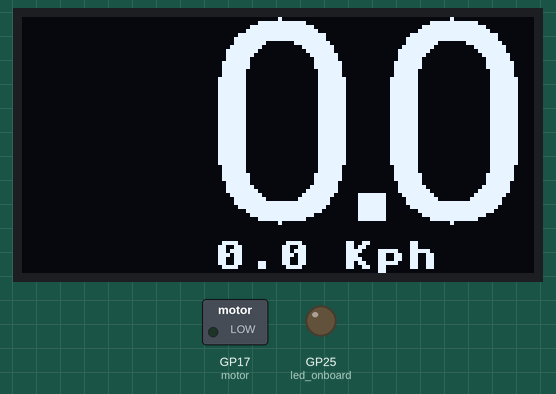
This program was run on a simulated Raspberry Pi Pico running MicroPython. On the bench: 128×64 one-colour display, switched loads named in the program (green lamp = pin HIGH), output pins drawn as LEDs (lit = HIGH). Library files of the repository ran but are not shown: ssd1306.py; what the program prints to the serial console is not drawn.

Above: at 1.0 s.

The program:

main.py
```python
from machine import Pin
import utime
import screen

#  GP25 = on-board LED, set as a output
led_onboard = Pin(25, Pin.OUT)
led_onboard.value(0)

# GP14 - set as a input
speed_sensor = Pin(14, Pin.IN, Pin.PULL_UP)
motor = Pin(17, Pin.OUT)
motor.value(0)


# ( 2.195 meters : circumference of a 27.5" x 2.25" wheel )
KM_PER_REVOLUTION = 2.195 / 1000
MS_IN_AN_HOUR = 3600000
MAX_SPEED_KMH = 20
MAX_SPEED_DURATION = int(
    MS_IN_AN_HOUR / (MAX_SPEED_KMH / KM_PER_REVOLUTION))  # ( 20 km/h)
print("MAX_SPEED_KMH=", MAX_SPEED_KMH,
      " MAX_SPEED_DURATION=", MAX_SPEED_DURATION)

irq_last_rotation_time = 0
irq_last_rotation_ms = 0


def sensor_handler(sensor):
    global irq_last_rotation_time
    global irq_last_rotation_ms

    irq_trigger_time = utime.ticks_ms()
    irq_last_rotation_time_diff = utime.ticks_diff(irq_trigger_time, irq_last_rotation_time)

    # Got a falling edge, ignore all falling edges for the next 80mS (need to be doing 100kph!)
    if (irq_last_rotation_time_diff > 80):
        #irq_last_speed_calc =
        #print ("IRQ irq_last_speed_calc=",irq_last_speed_calc, " (irq_last_rotation_time_diff=",irq_last_rotation_time_diff,")")
        irq_last_rotation_time = irq_trigger_time
        irq_last_rotation_ms = irq_last_rotation_time_diff


speed_sensor.irq(trigger=Pin.IRQ_FALLING, handler=sensor_handler)

last_loop_pulce_started = 0
last_loop_pulce_finished = 0
irq_time = 0
irq_speed = 0

oled = screen.SCREEN()
oled.test()

while True:
    loop_time = utime.ticks_ms()
    last_processed_diff = utime.ticks_diff(irq_last_rotation_time, last_loop_pulce_finished)
    new_rotation_since_last_pulce_finished = last_processed_diff > 0

    irq_time = irq_last_rotation_time
    #irq_speed = irq_last_speed_calc

    # We have a new irq rotation since the last pulce we sent!
    if (new_rotation_since_last_pulce_finished):

        duration_since_last_pulce = utime.ticks_diff(loop_time, last_loop_pulce_started)
        delay = 0

        if (duration_since_last_pulce < MAX_SPEED_DURATION):
            # Too fast! Delay before sending the pulce
            delay = MAX_SPEED_DURATION - duration_since_last_pulce
            utime.sleep_ms(delay)

        # send pulce length depending on the speed (max .5seconds)
        on_for = min(500, int((duration_since_last_pulce+delay) * 0.05))
        speed = KM_PER_REVOLUTION * (MS_IN_AN_HOUR / (duration_since_last_pulce+delay))
        irq_speed = KM_PER_REVOLUTION * (MS_IN_AN_HOUR/irq_last_rotation_ms)
        #print("irq_speed=", "{:.1f}".format(irq_speed), " speed=", "{:.1f}".format(speed), " on_for=", on_for," diff1=", utime.ticks_diff(irq_time, irq_last_rotation_time), " last_loop_pulce_finished=", last_loop_pulce_finished)
        oled.display(speed, irq_speed)
        last_loop_pulce_started = loop_time + delay
        led_onboard.value(1)
        motor.value(1)

        utime.sleep_ms(on_for)
    else:
        utime.sleep_ms(10)

    if (new_rotation_since_last_pulce_finished):
        last_loop_pulce_finished = utime.ticks_ms()
        led_onboard.value(0)
        motor.value(0)
```

screen.py
```python
# Built-in controller = SSD1306
# https://www.winstar.com.tw/products/oled-module/graphic-oled-display/4-pin-oled.html
import ssd1306

import machine
import framebuf
import utime


## Generated from 'Fontforge' Exported as ' C FontForge'
# 32, 52
digits = [{
    'x': 32, 'y':52,
    'b': bytearray(b"\x00\x01\x00\x00\x00\x3f\xfc\x00\x00\xff\xff\x00\x01\xff\xff\x80\x07\xff\xff\xe0\x0f\xff\xff\xe0\x0f\xf0\x1f\xf0\x1f\xe0\x07\xf8\x3f\xc0\x03\xf8\x3f\x80\x01\xfc\x3f\x00\x00\xfc\x7f\x00\x00\xfe\x7f\x00\x00\xfe\x7e\x00\x00\x7e\x7e\x00\x00\x7e\xfe\x00\x00\x7f\xfe\x00\x00\x7f\xfe\x00\x00\x7f\xfe\x00\x00\x7f\xfe\x00\x00\x7f\xfe\x00\x00\x7f\xfe\x00\x00\x7f\xfe\x00\x00\x7f\xfe\x00\x00\x7f\xfe\x00\x00\x7f\xfe\x00\x00\x7f\xfe\x00\x00\x7f\xfe\x00\x00\x7f\xfe\x00\x00\x7f\xfe\x00\x00\x7f\xfe\x00\x00\x7f\xfe\x00\x00\x7f\xfe\x00\x00\x7f\xfe\x00\x00\x7f\xfe\x00\x00\x7f\xfe\x00\x00\x7f\xfe\x00\x00\x7f\x7e\x00\x00\x7e\x7e\x00\x00\x7e\x7f\x00\x00\xfe\x7f\x00\x00\xfe\x3f\x00\x00\xfc\x3f\x80\x01\xfc\x3f\xc0\x03\xfc\x1f\xe0\x07\xf8\x0f\xf0\x0f\xf0\x0f\xff\xff\xf0\x07\xff\xff\xe0\x01\xff\xff\xc0\x00\xff\xff\x00\x00\x3f\xfc\x00\x00\x01\x00\x00")

},{
    'x': 22, 'y': 50,
    'b': bytearray(b"\x00\x1e\x00\x03\xfe\x00\x7f\xfe\x00\xff\xfe\x00\xff\xfe\x00\xff\xfe\x00\xff\xfe\x00\x00\xfe\x00\x00\xfe\x00\x00\xfe\x00\x00\xfe\x00\x00\xfe\x00\x00\xfe\x00\x00\xfe\x00\x00\xfe\x00\x00\xfe\x00\x00\xfe\x00\x00\xfe\x00\x00\xfe\x00\x00\xfe\x00\x00\xfe\x00\x00\xfe\x00\x00\xfe\x00\x00\xfe\x00\x00\xfe\x00\x00\xfe\x00\x00\xfe\x00\x00\xfe\x00\x00\xfe\x00\x00\xfe\x00\x00\xfe\x00\x00\xfe\x00\x00\xfe\x00\x00\xfe\x00\x00\xfe\x00\x00\xfe\x00\x00\xfe\x00\x00\xfe\x00\x00\xfe\x00\x00\xfe\x00\x00\xfe\x00\x00\xfe\x00\x00\xfe\x00\x00\xfe\x00\x00\xfe\x00\x7f\xff\xf8\xff\xff\xfc\xff\xff\xfc\xff\xff\xfc\xff\xff\xfc")
},{
    'x': 33, 'y': 51,
    'b': bytearray(b"\x00\x01\x00\x00\x00\x00\x7f\xfc\x00\x00\x01\xff\xff\x00\x00\x07\xff\xff\xc0\x00\x0f\xff\xff\xe0\x00\x1f\xff\xff\xf0\x00\x3f\xf0\x1f\xf8\x00\x3f\xc0\x07\xf8\x00\x7f\x80\x03\xfc\x00\x7f\x00\x01\xfc\x00\xfe\x00\x01\xfc\x00\xfe\x00\x00\xfe\x00\xfc\x00\x00\xfe\x00\xfc\x00\x00\xfe\x00\xfc\x00\x00\xfe\x00\xfc\x00\x00\xfe\x00\x00\x00\x00\xfe\x00\x00\x00\x00\xfc\x00\x00\x00\x01\xfc\x00\x00\x00\x01\xfc\x00\x00\x00\x01\xf8\x00\x00\x00\x03\xf8\x00\x00\x00\x07\xf0\x00\x00\x00\x07\xf0\x00\x00\x00\x0f\xe0\x00\x00\x00\x1f\xe0\x00\x00\x00\x3f\xc0\x00\x00\x00\x7f\x80\x00\x00\x00\xff\x00\x00\x00\x00\xfe\x00\x00\x00\x01\xfc\x00\x00\x00\x03\xfc\x00\x00\x00\x07\xf8\x00\x00\x00\x0f\xf0\x00\x00\x00\x1f\xe0\x00\x00\x00\x3f\xc0\x00\x00\x00\x7f\x80\x00\x00\x00\xff\x00\x00\x00\x01\xfe\x00\x00\x00\x03\xfc\x00\x00\x00\x03\xf8\x00\x1f\x80\x07\xf0\x00\x1f\x80\x0f\xe0\x00\x1f\x80\x1f\xe0\x00\x3f\x80\x3f\xc0\x00\x3f\x80\x7f\x80\x00\x3f\x80\xff\xff\xff\xff\x80\xff\xff\xff\xff\x80\xff\xff\xff\xff\x80\xff\xff\xff\xff\x80\xff\xff\xff\xff\x80")
},{
    'x':31,'y':52,
    'b': bytearray(b"\x00\x01\x00\x00\x00\x7f\xfc\x00\x01\xff\xff\x00\x07\xff\xff\x80\x0f\xff\xff\xc0\x1f\xff\xff\xe0\x3f\xe0\x1f\xf0\x7f\xc0\x07\xf8\x7f\x00\x03\xf8\x7f\x00\x03\xfc\xfe\x00\x01\xfc\xfe\x00\x01\xfc\xfe\x00\x01\xfc\xfc\x00\x01\xfc\x00\x00\x01\xfc\x00\x00\x01\xfc\x00\x00\x01\xfc\x00\x00\x01\xfc\x00\x00\x01\xf8\x00\x00\x03\xf8\x00\x00\x03\xf0\x00\x00\x0f\xf0\x00\x00\x7f\xe0\x00\x7f\xff\xc0\x00\x7f\xff\x00\x00\x7f\xff\x00\x00\x7f\xff\xc0\x00\x7f\xff\xe0\x00\x00\x1f\xf0\x00\x00\x07\xf8\x00\x00\x03\xf8\x00\x00\x01\xfc\x00\x00\x01\xfc\x00\x00\x00\xfe\x00\x00\x00\xfe\x00\x00\x00\xfe\x00\x00\x00\xfe\x00\x00\x00\xfe\xfc\x00\x00\xfe\xfc\x00\x00\xfe\xfc\x00\x00\xfe\xfe\x00\x01\xfc\xfe\x00\x01\xfc\x7f\x00\x03\xfc\x7f\x80\x07\xf8\x3f\xe0\x1f\xf0\x1f\xff\xff\xf0\x1f\xff\xff\xe0\x07\xff\xff\x80\x03\xff\xff\x00\x00\x7f\xfc\x00\x00\x03\x00\x00")
},{
    'x':36, 'y':50,
    'b': bytearray(b"\x00\x00\x03\xf8\x00\x00\x00\x07\xf8\x00\x00\x00\x0f\xf8\x00\x00\x00\x0f\xf8\x00\x00\x00\x1f\xf8\x00\x00\x00\x1f\xf8\x00\x00\x00\x3f\xf8\x00\x00\x00\x7f\xf8\x00\x00\x00\x7f\xf8\x00\x00\x00\xff\xf8\x00\x00\x01\xff\xf8\x00\x00\x01\xff\xf8\x00\x00\x03\xfb\xf8\x00\x00\x07\xf3\xf8\x00\x00\x07\xf3\xf8\x00\x00\x0f\xe3\xf8\x00\x00\x0f\xc3\xf8\x00\x00\x1f\xc3\xf8\x00\x00\x3f\x83\xf8\x00\x00\x3f\x03\xf8\x00\x00\x7f\x03\xf8\x00\x00\xfe\x03\xf8\x00\x00\xfc\x03\xf8\x00\x01\xfc\x03\xf8\x00\x03\xf8\x03\xf8\x00\x03\xf0\x03\xf8\x00\x07\xf0\x03\xf8\x00\x07\xe0\x03\xf8\x00\x0f\xc0\x03\xf8\x00\x1f\xc0\x03\xf8\x00\x1f\x80\x03\xf8\x00\x3f\x00\x03\xf8\x00\x7f\x00\x03\xf8\x00\x7f\xff\xff\xff\xf0\xff\xff\xff\xff\xf0\xff\xff\xff\xff\xf0\xff\xff\xff\xff\xf0\xff\xff\xff\xff\xf0\x00\x00\x03\xf8\x00\x00\x00\x03\xf8\x00\x00\x00\x03\xf8\x00\x00\x00\x03\xf8\x00\x00\x00\x03\xf8\x00\x00\x00\x03\xf8\x00\x00\x00\x03\xf8\x00\x00\x00\x3f\xff\xc0\x00\x00\x7f\xff\xe0\x00\x00\x7f\xff\xe0\x00\x00\x7f\xff\xe0\x00\x00\x7f\xff\xe0")
},{
    'x': 31, 'y': 51,
    'b': bytearray(b"\x0f\xff\xff\xfc\x0f\xff\xff\xfc\x1f\xff\xff\xfc\x1f\xff\xff\xfc\x1f\xff\xff\xfc\x1f\xff\xff\xfc\x1f\x80\x00\xfc\x1f\x80\x00\x7c\x1f\x80\x00\x7c\x1f\x80\x00\x7c\x1f\x80\x00\x00\x1f\x80\x00\x00\x3f\x80\x00\x00\x3f\x80\x00\x00\x3f\x80\x00\x00\x3f\x00\x00\x00\x3f\x00\x00\x00\x3f\x0f\xf0\x00\x3f\x3f\xfe\x00\x3f\xff\xff\x00\x3f\xff\xff\xc0\x7f\xff\xff\xe0\x7f\xff\xff\xe0\x7f\xe0\x3f\xf0\x7f\x80\x0f\xf8\x7f\x00\x07\xf8\x7e\x00\x03\xf8\x3e\x00\x03\xfc\x00\x00\x01\xfc\x00\x00\x01\xfc\x00\x00\x01\xfc\x00\x00\x00\xfc\x00\x00\x00\xfe\x00\x00\x00\xfe\x00\x00\x00\xfe\x00\x00\x00\xfe\x00\x00\x00\xfc\xfc\x00\x01\xfc\xfe\x00\x01\xfc\xfe\x00\x01\xfc\x7e\x00\x03\xfc\x7f\x00\x03\xf8\x7f\x00\x07\xf8\x3f\x80\x0f\xf0\x3f\xe0\x1f\xf0\x1f\xff\xff\xe0\x0f\xff\xff\xc0\x07\xff\xff\x80\x03\xff\xfe\x00\x00\x7f\xf8\x00\x00\x02\x00\x00")
},{
    'x': 32, 'y':51,
    'b': bytearray(b"\x00\x00\x20\x00\x00\x07\xff\x80\x00\x3f\xff\xf0\x00\x7f\xff\xf0\x01\xff\xff\xe0\x03\xff\xff\xe0\x07\xfe\x00\xe0\x07\xf8\x00\x20\x0f\xe0\x00\x00\x1f\xc0\x00\x00\x1f\xc0\x00\x00\x3f\x80\x00\x00\x3f\x80\x00\x00\x3f\x00\x00\x00\x7f\x00\x00\x00\x7f\x00\x00\x00\x7e\x00\x00\x00\x7e\x03\xfc\x00\x7e\x1f\xff\x00\xfe\x7f\xff\xc0\xfe\xff\xff\xe0\xff\xff\xff\xf0\xff\xf8\x1f\xf8\xff\xe0\x07\xfc\xff\x80\x03\xfc\xff\x00\x01\xfe\xfe\x00\x00\xfe\xfe\x00\x00\x7f\xfe\x00\x00\x7f\xfe\x00\x00\x7f\xfe\x00\x00\x7f\xfe\x00\x00\x3f\xfe\x00\x00\x3f\xfe\x00\x00\x3f\xfe\x00\x00\x3f\xfe\x00\x00\x3f\x7e\x00\x00\x3f\x7e\x00\x00\x7f\x7f\x00\x00\x7f\x7f\x00\x00\x7f\x3f\x80\x00\xfe\x3f\x80\x00\xfe\x3f\xc0\x01\xfe\x1f\xe0\x01\xfc\x0f\xf0\x03\xfc\x0f\xfc\x0f\xf8\x07\xff\xff\xf0\x03\xff\xff\xe0\x01\xff\xff\xc0\x00\x7f\xff\x80\x00\x1f\xfe\x00\x00\x00\xc0\x00")
},
{
    'x': 33, 'y': 50,
    'b': bytearray(b"\xff\xff\xff\xff\x80\xff\xff\xff\xff\x80\xff\xff\xff\xff\x80\xff\xff\xff\xff\x80\xff\xff\xff\xff\x80\xfc\x00\x00\x3f\x80\xfc\x00\x00\x3f\x00\xfc\x00\x00\x7f\x00\xfc\x00\x00\xfe\x00\xf8\x00\x01\xfc\x00\xf8\x00\x01\xf8\x00\x00\x00\x03\xf0\x00\x00\x00\x07\xf0\x00\x00\x00\x07\xe0\x00\x00\x00\x0f\xc0\x00\x00\x00\x1f\xc0\x00\x00\x00\x1f\x80\x00\x00\x00\x3f\x00\x00\x00\x00\x3f\x00\x00\x00\x00\x7e\x00\x00\x00\x00\x7e\x00\x00\x00\x00\xfc\x00\x00\x00\x00\xfc\x00\x00\x00\x01\xf8\x00\x00\x00\x01\xf8\x00\x00\x00\x03\xf8\x00\x00\x00\x03\xf0\x00\x00\x00\x03\xf0\x00\x00\x00\x07\xf0\x00\x00\x00\x07\xe0\x00\x00\x00\x07\xe0\x00\x00\x00\x0f\xe0\x00\x00\x00\x0f\xe0\x00\x00\x00\x0f\xc0\x00\x00\x00\x0f\xc0\x00\x00\x00\x1f\xc0\x00\x00\x00\x1f\xc0\x00\x00\x00\x1f\xc0\x00\x00\x00\x1f\x80\x00\x00\x00\x3f\x80\x00\x00\x00\x3f\x80\x00\x00\x00\x3f\x80\x00\x00\x00\x3f\x80\x00\x00\x00\x3f\x80\x00\x00\x00\x3f\x80\x00\x00\x00\x3f\x00\x00\x00\x00\x3f\x00\x00\x00\x00\x7f\x00\x00\x00\x00\x7f\x00\x00\x00\x00\x7f\x00\x00\x00")
},{
    'x': 33, 'y': 52,
    'b': bytearray(b"\x00\x00\x80\x00\x00\x00\x3f\xfe\x00\x00\x00\xff\xff\x80\x00\x03\xff\xff\xc0\x00\x07\xff\xff\xf0\x00\x0f\xff\xff\xf0\x00\x1f\xf8\x0f\xf8\x00\x1f\xe0\x07\xfc\x00\x3f\xc0\x03\xfc\x00\x3f\x80\x01\xfe\x00\x3f\x80\x00\xfe\x00\x3f\x80\x00\xfe\x00\x3f\x00\x00\xfe\x00\x3f\x00\x00\xfe\x00\x3f\x00\x00\xfe\x00\x3f\x00\x00\xfe\x00\x3f\x80\x00\xfe\x00\x3f\x80\x00\xfe\x00\x3f\x80\x01\xfc\x00\x1f\xc0\x03\xfc\x00\x0f\xe0\x07\xf8\x00\x07\xf8\x1f\xf0\x00\x03\xff\xff\xe0\x00\x01\xff\xff\x80\x00\x00\x7f\xfe\x00\x00\x00\xff\xff\x80\x00\x03\xff\xff\xe0\x00\x07\xfe\x3f\xf0\x00\x0f\xf0\x07\xf8\x00\x1f\xc0\x01\xfc\x00\x3f\x80\x00\xfe\x00\x7f\x00\x00\xfe\x00\x7f\x00\x00\x7f\x00\x7e\x00\x00\x7f\x00\xfe\x00\x00\x3f\x00\xfe\x00\x00\x3f\x00\xfe\x00\x00\x3f\x80\xfe\x00\x00\x3f\x80\xfe\x00\x00\x3f\x00\xfe\x00\x00\x3f\x00\xfe\x00\x00\x7f\x00\x7f\x00\x00\x7f\x00\x7f\x00\x00\xff\x00\x7f\x80\x01\xfe\x00\x3f\xc0\x03\xfe\x00\x3f\xf0\x0f\xfc\x00\x1f\xff\xff\xf8\x00\x0f\xff\xff\xf0\x00\x07\xff\xff\xe0\x00\x01\xff\xff\xc0\x00\x00\x7f\xfe\x00\x00\x00\x01\x80\x00\x00")
},{
    'x':32, 'y': 52,
    'b': bytearray(b"\x00\x01\x00\x00\x00\x3f\xfc\x00\x00\xff\xff\x00\x03\xff\xff\xc0\x07\xff\xff\xe0\x0f\xff\xff\xf0\x1f\xf8\x1f\xf0\x1f\xe0\x07\xf8\x3f\xc0\x03\xfc\x3f\x80\x01\xfc\x7f\x00\x00\xfe\x7f\x00\x00\xfe\x7e\x00\x00\xfe\xfe\x00\x00\x7e\xfe\x00\x00\x7f\xfe\x00\x00\x7f\xfe\x00\x00\x7f\xfe\x00\x00\x7f\xfe\x00\x00\x7f\xfe\x00\x00\x7f\xfe\x00\x00\x7f\xfe\x00\x00\x7f\xfe\x00\x00\x7f\xfe\x00\x00\x7f\x7f\x00\x00\x7f\x7f\x00\x00\xff\x7f\x80\x00\xff\x3f\xc0\x01\xff\x3f\xe0\x07\xff\x1f\xfc\x7f\xff\x0f\xff\xff\xff\x07\xff\xff\x7f\x03\xff\xfe\x7f\x00\xff\xfc\x7f\x00\x1f\xe0\x7f\x00\x00\x00\x7f\x00\x00\x00\xfe\x00\x00\x00\xfe\x00\x00\x00\xfe\x00\x00\x00\xfe\x00\x00\x01\xfc\x00\x00\x01\xfc\x00\x00\x03\xf8\x00\x00\x07\xf8\x04\x00\x0f\xf0\x07\x00\x3f\xf0\x07\xff\xff\xe0\x07\xff\xff\xc0\x0f\xff\xff\x00\x0f\xff\xfe\x00\x01\xff\xf8\x00\x00\x06\x00\x00")
}]

fbdot = framebuf.FrameBuffer(bytearray(b"\xfe\xfe\xfe\xfe\xfe\xfe\xfe"), 7, 7, framebuf.MONO_HLSB)

class SCREEN:
    def __init__(self):
        self.oled_width = 128
        oled_height = 64
        self.oled = ssd1306.SSD1306_I2C(self.oled_width, oled_height, machine.I2C(0,sda=machine.Pin(0), scl=machine.Pin(1), freq=400000))


    def display(self, smallnum, num):
        left = digits[int(num *10 % 10 // 1)]
        middle = digits[int(num % 10 // 1)]
        right_int = int(num /10 % 10 // 1)

        self.oled.fill(0)
        self.oled.blit(framebuf.FrameBuffer(left['b'], left['x'], left['y'], framebuf.MONO_HLSB), self.oled_width - 36, 52 - left['y'])
        self.oled.blit(fbdot, self.oled_width - 36 - 8, 52-8)
        self.oled.blit(framebuf.FrameBuffer(middle['b'], middle['x'], middle['y'], framebuf.MONO_HLSB), self.oled_width - 36 - 8 - 3 - middle['x'], 52 - middle['y'])
        if (right_int > 0):
            right = digits[right_int]
            self.oled.blit(framebuf.FrameBuffer(right['b'], right['x'], right['y'], framebuf.MONO_HLSB), self.oled_width - 36 - 8 - 3 - middle['x'] - 2 -  right['x'], 52 - right['y'])

        #if (num < 20):
        self.oled.text("{:.1f} Kph".format(smallnum), self.oled_width - (8 * 10), 56)
        #else:
        #    self.oled.text('!! SLOW DOWN !!', self.oled_width - (8 * 15), 55)

        self.oled.show()


    def test(self):

        speed = 0.0
        while speed <20:
            self.display(speed, speed)
            #utime.sleep_ms(5)
            speed = speed + 0.6

        self.display(0,0)
```
